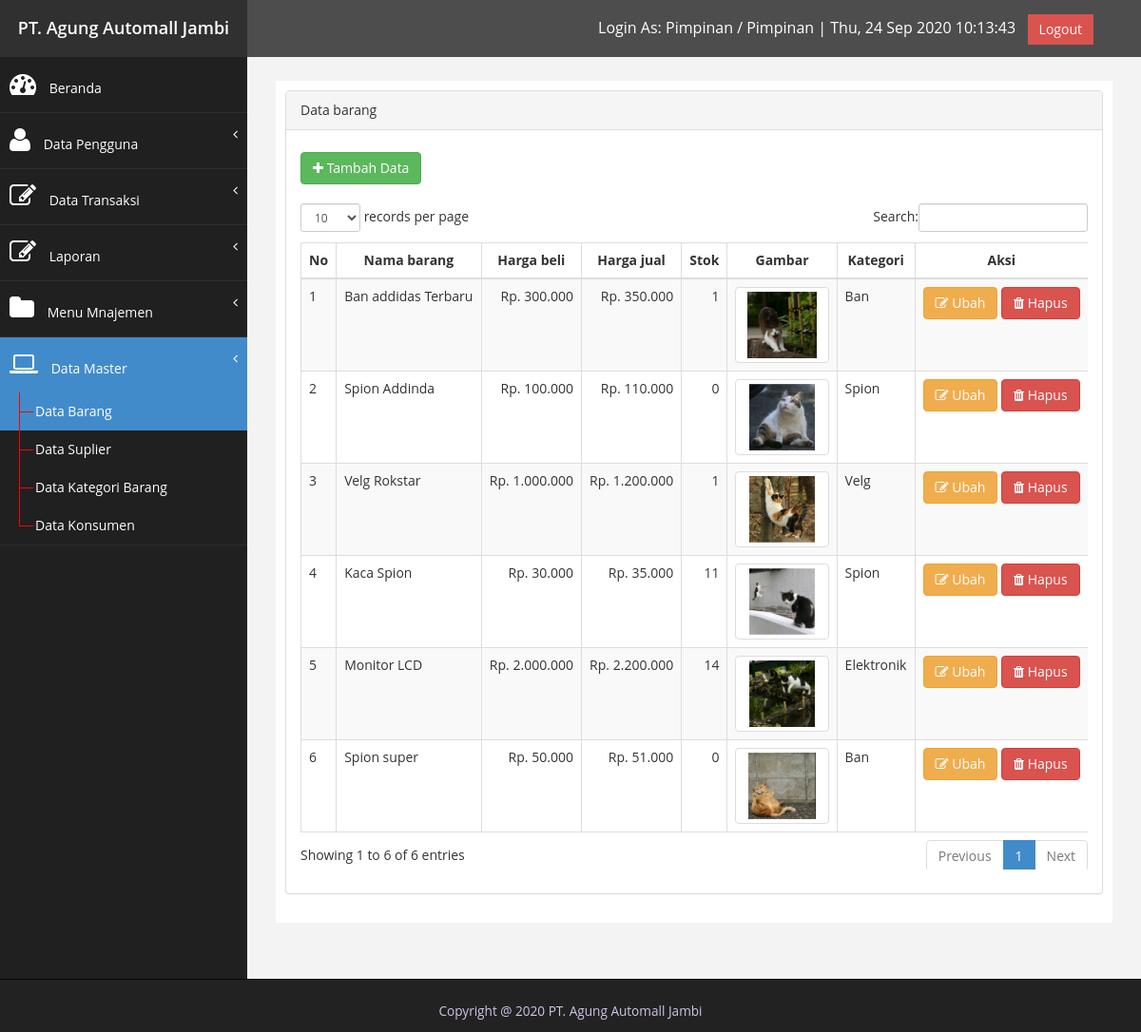
The page /index.php?page=data_master&submenu=barang (signed in) on the database its author committed.
### tables this page shows
CREATE TABLE `tb_user_menu_access` (
  `id` int(11) NOT NULL,
  `menu_id` int(11) NOT NULL,
  `id_user_level` int(11) NOT NULL
);

CREATE TABLE `tb_user_menu` (
  `user_menu_id` int(11) NOT NULL,
  `menu_title` varchar(128) NOT NULL,
  `icon` varchar(255) NOT NULL,
  `menu_url` varchar(50) NOT NULL
);

CREATE TABLE `tb_user_sub_menu_access` (
  `id` int(11) NOT NULL,
  `sub_menu_id` int(11) NOT NULL,
  `id_user_level` int(11) NOT NULL
);

CREATE TABLE `tb_user_sub_menu` (
  `id` int(11) NOT NULL,
  `menu_id` int(11) NOT NULL,
  `title` varchar(128) NOT NULL,
  `sub_menu_url` varchar(50) NOT NULL,
  `file` varchar(255) NOT NULL
);

CREATE TABLE `tb_barang_data` (
  `id_barang_data` int(11) NOT NULL,
  `id_barang_kategori` int(11) NOT NULL,
  `barang_data_nama` varchar(200) NOT NULL,
  `barang_data_kode` varchar(100) NOT NULL,
  `barang_data_harga_beli` int(255) NOT NULL,
  `barang_data_harga_jual` int(255) NOT NULL,
  `barang_data_tanggal` date NOT NULL,
  `barang_data_gambar` varchar(255) NOT NULL
);

CREATE TABLE `tb_barang_kategori` (
  `id_barang_kategori` int(11) NOT NULL,
  `barang_kategori_nama` varchar(50) NOT NULL
);

### config.php (called while the page is built, shortened)
<?php
$database_host = "localhost";
$database_user = "root";
$database_pass = "";
$database_dbna = "db_pos_bengkel";
$koneksi = mysqli_connect($database_host, $database_user, $database_pass, $database_dbna);
$tools['page_title'] = "PT. Agung Automall Jambi";
$tools['developer'] = true;
if (isset($_GET['page'])) $page = $_GET['page'];
else $page = "";
if (isset($_GET['submenu'])) $submenu = $_GET['submenu'];
else $submenu = "";
$_baseurl = '?page=' . $page . '&submenu=' . $submenu;
function query($query)
{
    global $koneksi;
    $result = mysqli_query($koneksi, $query);
    if ($result) {
        if ($result->num_rows > 0) {
            $rows = [];
            while ($row = mysqli_fetch_array($result, MYSQLI_ASSOC)) {
                $rows[] = $row;
            }
            return $rows;
        } else return false;
    } else return false;
}
function getStokBarang($id)
{
    $barang['masuk']['data'] = query("SELECT barang_masuk_jumlah FROM tb_barang_masuk WHERE tb_barang_masuk.id_barang_data = '$id'");
    $barang['masuk']['data'] = ($barang['masuk']['data']) ? $barang['masuk']['data'] : [];
    $barang['masuk']['jumlah'] = 0;
    foreach ($barang['masuk']['data'] as $b) {
        $barang['masuk']['jumlah'] += $b['barang_masuk_jumlah'];
    }
    $barang['keluar']['data'] = query("SELECT barang_keluar_jumlah FROM tb_barang_keluar WHERE tb_barang_keluar.id_barang_data = '$id'");
    $barang['keluar']['data'] = ($barang['keluar']['data']) ? $barang['keluar']['data'] : [];
    $barang['keluar']['jumlah'] = 0;
    foreach ($barang['keluar']['data'] as $b) {
        $barang['keluar']['jumlah'] += $b['barang_keluar_jumlah'];
    }
    return $barang['masuk']['jumlah'] - $barang['keluar']['jumlah'];
}

### index.php (the view, shortened to what this page needs)
<?php
include "config.php";
$level        = $_SESSION['user']['level'];
$menus        = query("SELECT * FROM tb_user_menu_access
        INNER JOIN tb_user_menu
        ON    tb_user_menu_access.menu_id       = tb_user_menu.user_menu_id
        WHERE tb_user_menu_access.id_user_level = '$level'
");
if ($menus) {
    for ($i = 0; $i < count($menus); $i++) {
        $id = $menus[$i]['menu_id'];
        $menus[$i]['sub_menu'] = query("SELECT * FROM tb_user_sub_menu_access
            INNER JOIN tb_user_sub_menu
            ON    tb_user_sub_menu_access.sub_menu_id   = tb_user_sub_menu.id
            WHERE tb_user_sub_menu_access.id_user_level = '$level'
            AND tb_user_sub_menu.menu_id='$id'
        ");
        $menus[$i]['active'] = false;
        if ($menus[$i]['sub_menu']) {
            for ($j = 0; $j < count($menus[$i]['sub_menu']); $j++) {
                $menus[$i]['sub_menu'][$j]['url_act'] = "?page=" . $menus[$i]['menu_url'] . "&submenu=" . $menus[$i]['sub_menu'][$j]['sub_menu_url'];
                if ($menus[$i]['menu_url'] . $menus[$i]['sub_menu'][$j]['sub_menu_url'] == ($page . $submenu)) {
                    $display_page                        = $menus[$i]['sub_menu'][$j]['file'];
                    $menus[$i]['sub_menu'][$j]['active'] = true;
                    $menus[$i]['active']                 = true;
                } else {
                    $menus[$i]['sub_menu'][$j]['active'] = false;
                }
            }
            $menus[$i]['visible'] = true;
        } else {
            $menus[$i]['visible'] = false;
            $menus[$i]['active'] = false;
        }
    }
}
?>
<!DOCTYPE html>
<html xmlns="http://www.w3.org/1999/xhtml">
<head>
    <link href="assets/css/bootstrap.css" rel="stylesheet" />
    <link href="assets/css/font-awesome.css" rel="stylesheet" />
    <link href="assets/js/dataTables/dataTables.bootstrap.css" rel="stylesheet" />
    <link href="assets/css/custom.css" rel="stylesheet" />
</head>
<body>
    <div id="wrapper">
        <nav class="navbar navbar-default navbar-cls-top " role="navigation" style="margin-bottom: 0">
            <div class="navbar-header">
                <div class="navbar-bg text-tengah">
                    <a class="navbar-merek" href="index.php"><?= $tools['page_title']; ?></a>
                </div>
            </div>
            <div style="color: white; padding  : 15px 50px 5px 50px;float    : right; font-size: 16px;">
                <span>Login As: <?= $_SESSION['user']['level_title']; ?> / <?= $_SESSION['user']['nama']; ?> |</span>
                <span id="clockTopbar"></span> &nbsp;
                <a href="logout.php" class="btn btn-danger square-btn-adjust">Logout</a>
            </div>
        </nav>
        <nav class="navbar-default navbar-side" role="navigation">
            <div class="sidebar-collapse">
                <ul class="nav" id="main-menu">
                    <li>
                        <?php
                        if ($page === "") echo '<a href="index.php" class="bg-primary"><i class="fa fa-dashboard fa-2x"></i> Beranda</a>';
                        else echo '<a href="index.php"><i class="fa fa-dashboard fa-2x"></i> Beranda</a>';
                        ?>
                    </li>
                    <?php if ($menus) {
                        foreach ($menus as $menu) {
                            if ($menu['visible']) {
                                echo '<li>';
                                if ($menu['active']) {
                                    echo '
                                <a  href  = "#" class="bg-primary"><i class = "' . $menu["icon"] . '"></i> ' . $menu["menu_title"] . '<span class = "fa arrow"></span></a>
                                <ul class = "nav nav-second-level collapse in" aria-expanded = "true" style= "">
                                ';
                                } else {
                                    echo '
                                <a  href  = "#"><i class = "' . $menu["icon"] . '"></i> ' . $menu["menu_title"] . '<span class = "fa arrow"></span></a>
                                <ul class = "nav nav-second-level">
                                ';
                                }
                                if ($menu['sub_menu']) {
                                    foreach ($menu['sub_menu'] as $nav_submenu) {
                                        if ($nav_submenu['active']) echo '<li><a href="' . $nav_submenu['url_act'] . '" class="bg-primary"></i> ' . $nav_submenu['title'] . '</a></li>';
                                        else  echo '<li><a href="' . $nav_submenu['url_act'] . '"></i> ' . $nav_submenu['title'] . '</a></li>';
                                    }
                                }
                                echo '</ul>';
                                echo '</li>';
                            }
                        }
                    } ?>
                </ul>
            </div>
        </nav>
        <div id="page-wrapper">
            <div id="page-inner">
                <div class="row">
                    <div class="col-md-12">
                        <?php
                        if (file_exists($display_page)) include $display_page;
                        else include "page/error.php";
                        ?>
                    </div>
                </div>
            </div>
        </div>
    </div>
    <div class="navbar navbar-inverse navbar-fixed-bottom footer-bottom">
        <div class="container text-center">
            <p class="text-center" style="color: #D1C4E9;"><small>Copyright @ 2020 <?= $tools['page_title']; ?></p>
        </div>
</body>
</html>

### page/data_master/barang/barang.php
<?php
if (isset($_GET['aksi'])) {
    if ($_GET['aksi'] == 'tambah') {
        include "tambah.php";
    } else if ($_GET['aksi'] == 'ubah') {
        include "ubah.php";
    } else if ($_GET['aksi'] == 'hapus') {
        include "hapus.php";
    } else {
        include "display.php";
    }
} else {
    include "display.php";
}

### page/data_master/barang/display.php
<?php
$nomor = 1;
$datas = query("SELECT * FROM `tb_barang_data` INNER JOIN `tb_barang_kategori` ON `tb_barang_data`.`id_barang_kategori` = `tb_barang_kategori`.`id_barang_kategori`");
?>
<div class="row">
    <div class="col-md-12">
        <div class="panel panel-default">
            <div class="panel-heading">
                Data barang
            </div>
            <div class="panel-body">
                <div class="table-responsive">
                    <div>
                        <a href="<?= $_baseurl; ?>&aksi=tambah" class="btn btn-success" style="margin-top:  8px;"><i class="fa fa-plus"></i> Tambah Data</a>
                    </div><br>
                    <table class="table table-striped table-bordered table-hover" id="dataTables-example">
                        <thead>
                            <tr>
                                <th style="text-align: center;">No</th>
                                <th style="text-align: center;">Nama barang</th>
                                <th style="text-align: center;">Harga beli</th>
                                <th style="text-align: center;">Harga jual</th>
                                <th style="text-align: center;">Stok</th>
                                <th style="text-align: center;">Gambar</th>
                                <th style="text-align: center;">Kategori</th>
                                <th style="text-align: center;">Aksi</th>
                            </tr>
                        </thead>
                        <tbody>
                            <?php if ($datas) :
                                foreach ($datas as $data) : ?>
                                    <tr>
                                        <td style="white-space: nowrap;"><?php echo $nomor++; ?></td>
                                        <td style="white-space: nowrap;"><?php echo $data['barang_data_nama']; ?></td>
                                        <td style="white-space: nowrap; text-align:right;">Rp. <?php echo number_format($data['barang_data_harga_beli'], 0, ',', '.'); ?></td>
                                        <td style="white-space: nowrap; text-align:right;">Rp. <?php echo number_format($data['barang_data_harga_jual'], 0, ',', '.'); ?></td>
                                        <td style="white-space: nowrap; text-align:right;"><?php echo getStokBarang($data['id_barang_data']); ?></td>
                                        <td style="white-space: nowrap; text-align:center;"><img style="width: 200px; height: 80px; object-fit:contain;" src="images/master_data_barang/<?php echo $data['barang_data_gambar']; ?>" style="width: 100px;" alt="..." class="img-thumbnail"></td>
                                        <td style="white-space: nowrap;"><?php echo $data['barang_kategori_nama']; ?></td>
                                        <td style="white-space:nowrap;">
                                            <a href="<?= $_baseurl; ?>&aksi=ubah&id=<?php echo $data['id_barang_data']; ?>" class="btn btn-warning"><i class="fa fa-edit"></i> Ubah</a>
                                            <a onclick="return confirm('Anda yakin ingin menghapus?')" href="<?= $_baseurl; ?>&aksi=hapus&id=<?php echo $data['id_barang_data']; ?>" class="btn btn-danger"><i class="fa fa-trash"></i> Hapus</a>
                                        </td>
                                    </tr>
                            <?php endforeach;
                            endif; ?>
                        </tbody>
                    </table>
                </div>
            </div>
        </div>
    </div>
</div>

### assets/css/custom.css (style rules this page uses)
body { font-family: 'Open Sans', sans-serif; }
#wrapper { width: 100%; background:#202020; }
#page-wrapper { padding: 15px 15px; min-height: 600px; background:#F3F3F3; }
#page-inner { width:100%; margin:10px 20px 10px 0px; background-color:#fff!important; padding:10px; margin-bottom: 100px; }
.text-center { text-align:center; }
.square-btn-adjust { border: 0px solid transparent; -webkit-border-radius: 0px; -moz-border-radius: 0px; border-radius: 0px; }
p { font-size:16px; line-height:25px; padding-top:20px; }
.arrow { float: right; }
.fa.arrow:before { content: "\f104"; }
.nav-second-level li, .nav-third-level li { border-bottom: none !important; }
.nav-second-level li a { padding-left: 37px; }
.sidebar-collapse , .sidebar-collapse .nav { background:none; }
.sidebar-collapse .nav { padding:0; }
.sidebar-collapse .nav > li > a { color:#fff; text-shadow:none; }
.sidebar-collapse > .nav > li > a { padding:15px 10px; }
.sidebar-collapse > .nav > li { border-bottom: 1px solid rgba(107, 108, 109, 0.19); }
.nav-second-level > li > a:before , .nav-third-level > li > a:before { content:""; display:block; position:absolute; left:20px; width:15px; height:1px; background:#ff0000; top:20px; }
.nav-second-level > li > a:after, .nav-third-level > li > a:after { content:""; display:block; position:absolute; left:20px; width:1px; height:100%; background:#ff0000; top:0px; z-index:10; }
.nav-second-level > li:last-child > a:after, .nav-third-level > li:last-child > a:after { height:50%; }
.navbar-side { border:none; background-color: #202020; }
.navbar-cls-top { background:#4D4D4D; border-bottom:none; }
.navbar-default { border:0px solid black; }
.navbar-header { background: #A70303; }
.nav > li > a > i { margin-right:10px; }
@media (min-width:768px) { #page-wrapper { margin: 0 0 0 260px; padding: 15px 30px; } }
@media (min-width:768px) { .navbar-side { z-index: 1; position: absolute; width: 260px; } }
@media (min-width:768px) { .navbar { border-radius: 0px; } }

### index.php (style rules this page uses)
.navbar-bg { display: flex; justify-content: center; align-items: center; height: 60px; background-color: #303030; width: 260px; }
.navbar-merek { color: #fff; font-size: 18px; font-weight: 600; }

### rows shown on the page
tb_user_menu_access: menu.menu_title "Data Pengguna"
tb_user_menu_access: menu.menu_title "Data Transaksi"
tb_user_menu_access: menu.menu_title "Laporan"
tb_user_menu_access: menu.menu_title "Menu Mnajemen"
tb_user_menu_access: menu.menu_title "Data Master"
tb_user_sub_menu_access: sub_menu.title "Data Barang"
tb_user_sub_menu_access: sub_menu.title "Data Suplier"
tb_user_sub_menu_access: sub_menu.title "Data Kategori Barang"
tb_user_sub_menu_access: sub_menu.title "Data Konsumen"
tb_barang_data: barang_data_nama "Ban addidas Terbaru", barang_data_harga_beli "300.000", barang_data_harga_jual "350.000", id_barang_data "1", barang_data_gambar (picture), id_barang_kategori.barang_kategori_nama "Ban"
tb_barang_data: barang_data_nama "Spion Addinda", barang_data_harga_beli "100.000", barang_data_harga_jual "110.000", id_barang_data "0", barang_data_gambar (picture), id_barang_kategori.barang_kategori_nama "Spion"
tb_barang_data: barang_data_nama "Velg Rokstar", barang_data_harga_beli "1.000.000", barang_data_harga_jual "1.200.000", id_barang_data "1", barang_data_gambar (picture), id_barang_kategori.barang_kategori_nama "Velg"
tb_barang_data: barang_data_nama "Kaca Spion", barang_data_harga_beli "30.000", barang_data_harga_jual "35.000", id_barang_data "11", barang_data_gambar (picture), id_barang_kategori.barang_kategori_nama "Spion"
tb_barang_data: barang_data_nama "Monitor LCD", barang_data_harga_beli "2.000.000", barang_data_harga_jual "2.200.000", id_barang_data "14", barang_data_gambar (picture), id_barang_kategori.barang_kategori_nama "Elektronik"
tb_barang_data: barang_data_nama "Spion super", barang_data_harga_beli "50.000", barang_data_harga_jual "51.000", id_barang_data "0", barang_data_gambar (picture), id_barang_kategori.barang_kategori_nama "Ban"

### other values the page prints
$tools['page_title'] "PT. Agung Automall Jambi"
$_SESSION['user']['level_title'] "Pimpinan"
$_SESSION['user']['nama'] "Pimpinan"
